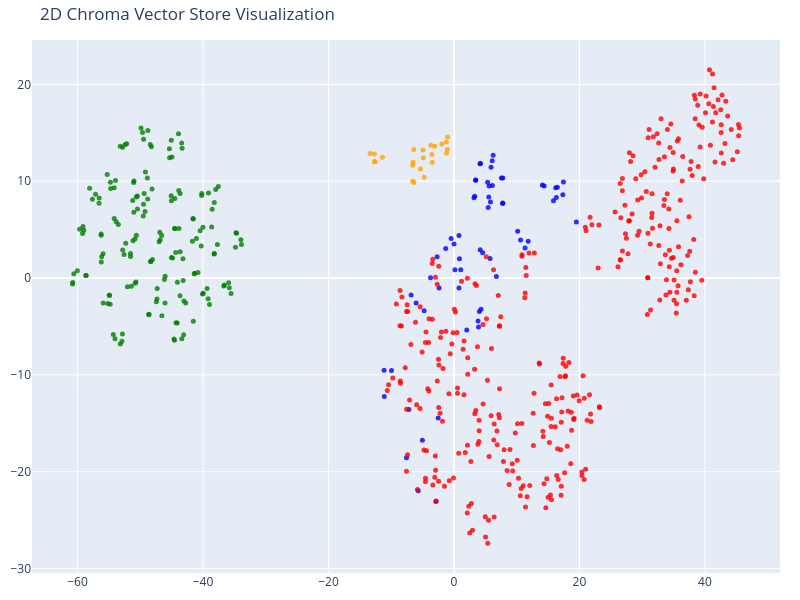

Notebook source saved alongside this figure:
### Code cell
# t-SNE squeezes the 3072-D vectors into 2-D while trying to keep neighbours close.
# This is a sanity check of the vector store: chunks of the same type (colour)
# should form loose clusters — meaning 'similar content got similar vectors'.
tsne = TSNE(n_components=2, random_state=42)
reduced_vectors = tsne.fit_transform(vectors)

# Create 2D scatter plot
fig = go.Figure(data=[go.Scatter(
    x=reduced_vectors[:, 0],
    y=reduced_vectors[:, 1],
    mode='markers',
    marker=dict(size=5,
                color=colors,
                opacity=0.8),
    text=[f"Type: {t}<br>Text: {d[:100]}..." for t, d in zip(doc_types, chunk_texts)],
    hoverinfo='text'
)])

fig.update_layout(title='2D Chroma Vector Store Visualization',
                  scene=dict(xaxis_title='x',
                             yaxis_title='y'),
                             width=800,
                             height=600,
                             margin=dict(r=20,
                                         b=10,
                                         l=10,
                                         t=40))
fig.show()

### Figure 1 — Plotly figure (JSON) as saved in the notebook; plotly's stock layout.template omitted (floating-point values rounded to 4 significant figures; data arrays with more than 128 entries replaced by an {"elided": "..."} marker saying what was removed)
{"data": [{"hoverinfo": "text", "marker": {"color": {"elided": "593 str values"}, "opacity": 0.8, "size": 5}, "mode": "markers", "text": {"elided": "593 str values"}, "type": "scatter", "x": {"elided": "593 float values"}, "y": {"elided": "593 float values"}}], "layout": {"height": 600, "margin": {"b": 10, "l": 10, "r": 20, "t": 40}, "scene": {"xaxis": {"title": {"text": "x"}}, "yaxis": {"title": {"text": "y"}}}, "title": {"text": "2D Chroma Vector Store Visualization"}, "width": 800}}
